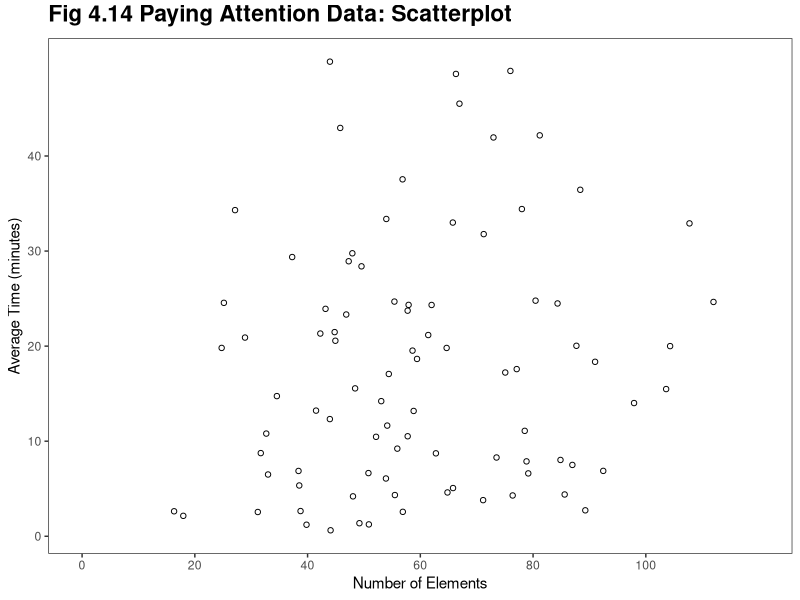
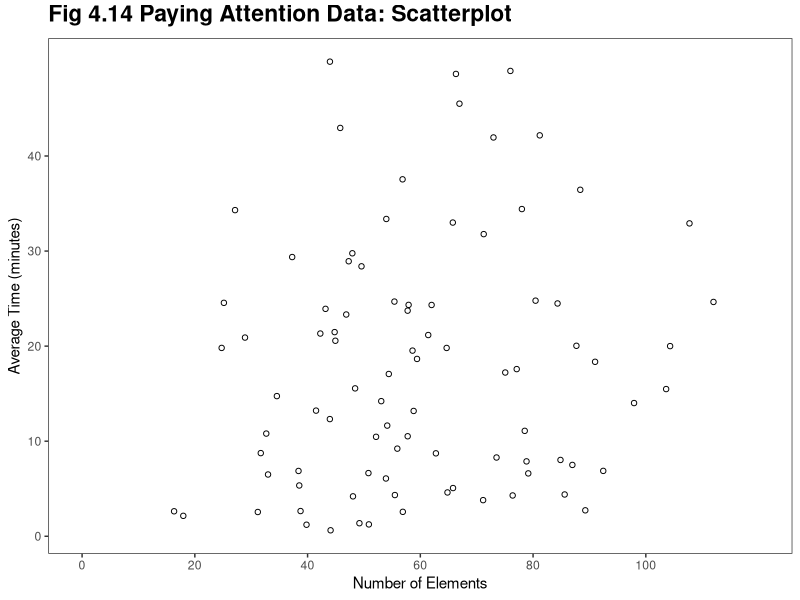

These charts were generated, in order, by the following R code:
## NOTE: THE DATA USED WAS SIMULATED, WE DID NOT HAVE ACCESS TO THE
##       RAW/ORIGINAL DATA.

library(ggplot2)

this_base <- "fig04-14_paying-attention-data-scatterplot"

set.seed(5)

my_data <- data.frame(x = rnorm(n = 150, mean = 60, sd = 20),
                      y = rnorm(n = 150, mean = 5, sd = 20))

my_data <- subset(my_data, y > 0 )

p <- ggplot(my_data, aes(x = x, y = y)) +
  geom_point(shape = 1) +
  scale_x_continuous(breaks = seq(0, 100, 20), limits = c(0, 120)) +
  scale_y_continuous(breaks = seq(0, 40, 10)) +
  labs(x = "Number of Elements", y = "Average Time (minutes)") + 
  ggtitle("Fig 4.14 Paying Attention Data: Scatterplot") +
  theme_bw() +
  theme(panel.grid.major = element_blank(),
        panel.grid.minor = element_blank(),
        plot.title = element_text(size = rel(1.5), face = "bold", vjust = 1.5))

p

ggsave(paste0(this_base, ".png"), p, width = 6, height = 5)
